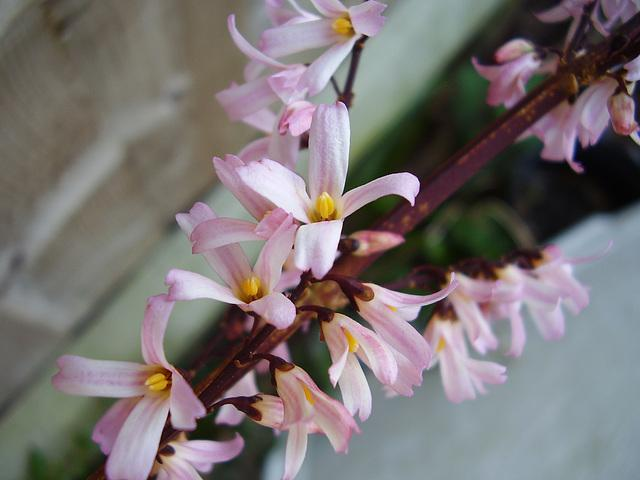
#> input picture python-code/opengl-learning/resources/images/f2.jpg, 640 x 480 px, found by its file name
$ jupyter execute '2.48Canny边缘检测算法.ipynb'   (shell and % lines are left out)
#> lines starting #> are read from the running program, lines starting #| are printed output that depends on the picture; after the words box and inside, x2 and y2 are one past the last pixel; in counts of white or black regions, pixels touching at a corner belong together
# Canny边缘检测算法

[cell 1]
#coding:utf-8
import numpy as np
import cv2
import matplotlib.pyplot as plt
import pandas as pd
from pandas import DataFrame
import numpy, scipy, scipy.ndimage
from scipy.ndimage import filters
from scipy.ndimage import measurements
from numpy import *
from PIL import Image, ImageFilter

[cell 2]
src = cv2.cvtColor(cv2.imread('../datas/f2.jpg'),cv2.COLOR_BGR2RGB)

[cell 3]
# 梯度计算
# Sobel or Prewit gradient
def gradient(image, type=0):
    if type==0:
        Ix = filters.sobel(image, axis=1)
        Iy = filters.sobel(image, axis=0)
        return Ix, Iy
    else:
        Ix = filters.prewitt(image, axis=1)
        Iy = filters.prewitt(image, axis=0)
    return Ix, Iy

# gradient magnitudes and directions of a grayscale image, Gd: [-pi/2, +pi/2]
def gray_gradient(image):
    Gx, Gy = gradient(image)
    Gm = sqrt(Gx**2+Gy**2)
    Gd = arctan2(Gy, Gx)
    Gd[Gd > 0.5*numpy.pi] -= numpy.pi
    Gd[Gd < -0.5*numpy.pi] += numpy.pi
    return Gm, Gd

# using the same approach of color gradient mag-ori computation for a gray image
# [64 lines left out: functions gray_gradient_tensor, multi_gradient, not called in this run]

# maximum gradient for each pixel in all the channels
def multi_gradient_max(imgs):
    N=len(imgs)
    Gm,Gd = gray_gradient(imgs[0])
    for i in range(1, N):
        Gm2, Gd2 = gray_gradient(imgs[i])
        ind= Gm2>Gm
        Gm[ind] = Gm2[ind]
        Gd[ind] = Gd2[ind]
    return Gm, Gd

# gradient magnitude from an RGB image
# type: 0 (color tensor), else (max)
def rgb_gradient(image, gtype=0, sigma=0.5):
    r = image[:,:,0].astype('float32')
    g = image[:,:,1].astype('float32')
    b = image[:,:,2].astype('float32')

    imgs=[]
    imgs.append(r)
    imgs.append(g)
    imgs.append(b)

    if gtype == 0:
        return multi_gradient(imgs, sigma)
    else:
        return multi_gradient_max(imgs)

[cell 4]
# 获取分位数
# [16 lines left out: function getFractile, not called in this run]

# 非极大值抑制
## nonmaximum suppression
# Gm: gradient magnitudes
# Gd: gradient directions, -pi/2 to +pi/2
# return: nms, gradient magnitude if local max, 0 otherwise
def nonmaxsupress(Gm, Gd, th=1.0):
    nms = zeros(Gm.shape, Gm.dtype)
    h,w = Gm.shape
    for x in range(1, w-1):
        for y in range(1, h-1):
            mag = Gm[y,x]
            if mag < th: continue
            teta = Gd[y,x]
            dx, dy = 0, -1      # abs(orient) >= 1.1781, teta < -67.5 degrees and teta > 67.5 degrees
            if abs(teta) <= 0.3927: dx, dy = 1, 0       # -22.5 <= teta <= 22.5
            elif teta < 1.1781 and teta > 0.3927: dx, dy = 1, 1     # 22.5 < teta < 67.5 degrees
            elif teta > -1.1781 and teta < -0.3927: dx, dy = 1, -1  # -67.5 < teta < -22.5 degrees
            if mag > Gm[y+dy,x+dx] and mag > Gm[y-dy,x-dx]: nms[y,x] = mag
    return nms

# 滞后阈值
def hysteresisThreshold(nms, thLow, thHigh, binaryEdge = True):
    labels, n = measurements.label(nms > thLow, structure=ones((3,3)))
    for i in range(1, n):
        upper = amax(nms[labels==i])
        if upper < thHigh: labels[labels==i] = 0
    if binaryEdge: return 255*(labels>0)
    else: return nms*(labels>0)

# [8 lines left out: function detect_gray, not called in this run]

def detect_rgb(image, thLow, thHigh, gtype=0, binaryEdge=True):
    Gm, Gd = rgb_gradient(image, gtype)
    #print 'Gm max:', Gm.max(), mean(Gm)
    nms = nonmaxsupress(Gm, Gd, th=1.0)
    #fr = getFractile(nms, th=1.0, fraction=0.50, bins=255)
    #print 'Fractile:', fr, thLow, thHigh
    edge = hysteresisThreshold(nms, thLow, thHigh, binaryEdge)
    return edge, nms

# [8 lines left out: function detect_multichannel, not called in this run]

[cell 5]
sigma = 2.0
image = scipy.ndimage.filters.gaussian_filter(src, sigma)
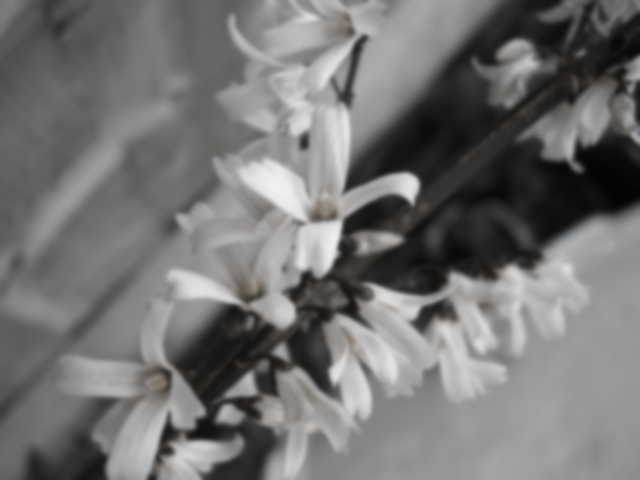
#> image: shape (480, 640, 3); mean R, G, B 115.3, 114.9, 114.5
imgMax=image.max()
#> imgMax = 242
if imgMax > 255:
    image *= (255.0/65535)
tlow=0
thigh=255
edge,_ = detect_rgb(image, tlow, thigh, 1)
#> in multi_gradient_max, `N=len(imgs)`: N = 3
#> in gradient, `Iy = filters.sobel(image, axis=0)`:
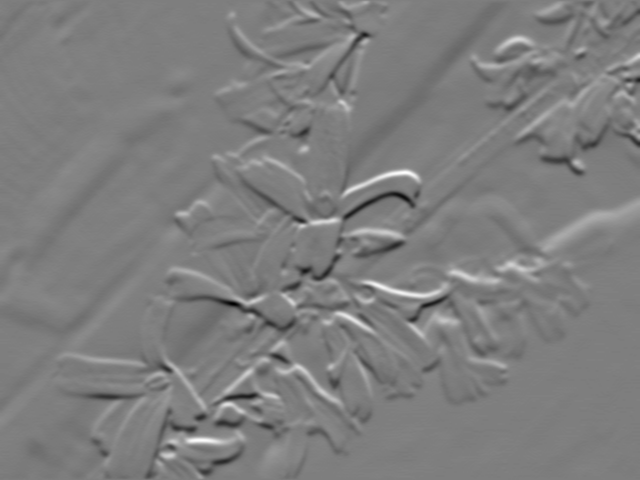
#> Iy: shape (480, 640) float32; min -265, max 270, mean 0.2; drawn with min black and max white
#> in gray_gradient, `Gd[Gd > 0.5*numpy.pi] -= numpy.pi`:
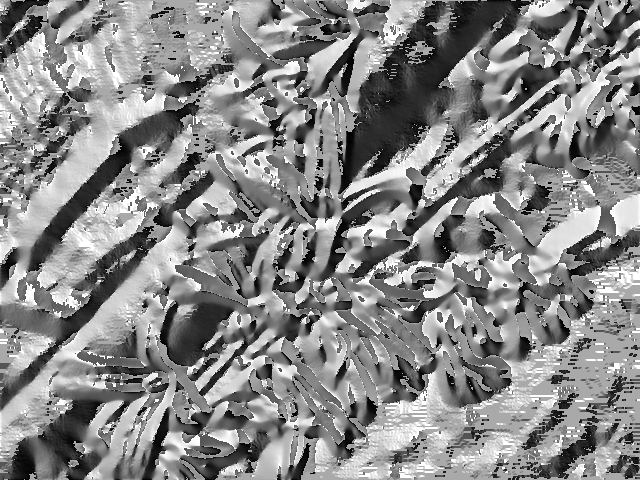
#> Gd: shape (480, 640) float32; min -3.14, max 1.57, mean -0.624; drawn with min black and max white
#> the loop in multi_gradient_max, `for i in range(1, N):` made 2 passes
#> pass 1, in gray_gradient (call 2), `Gd = arctan2(Gy, Gx)`:
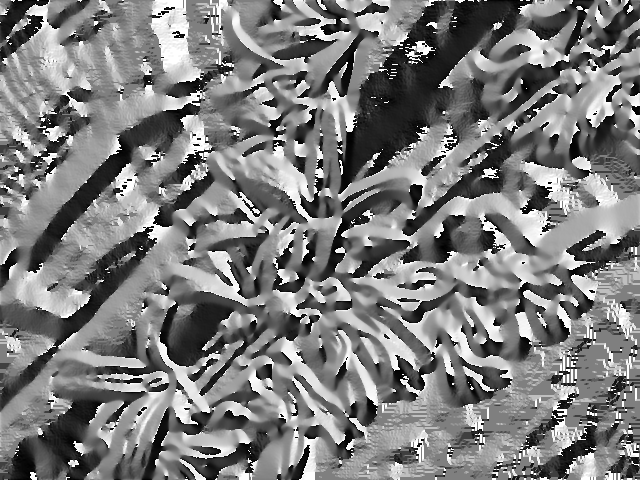
#> Gd: shape (480, 640) float32; min -3.14, max 3.14, mean -0.0617; drawn with min black and max white
#> after the loop in multi_gradient_max, `for i in range(1, N):`:
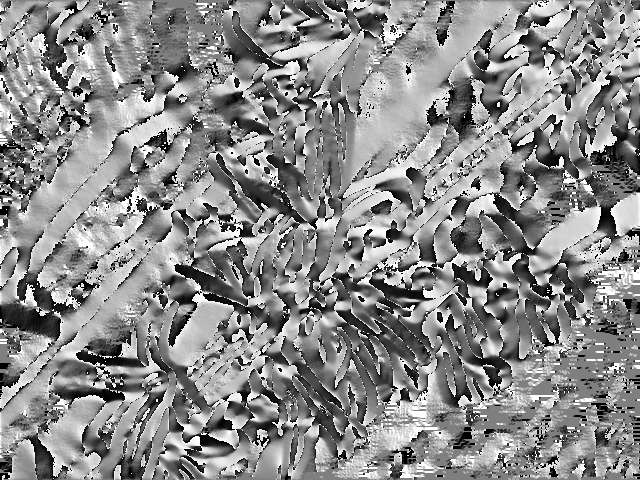
#> Gd: shape (480, 640) float32; min -1.57, max 1.57, mean 0.141; drawn with min black and max white
#> after the loop in nonmaxsupress, `for x in range(1, w-1):`:
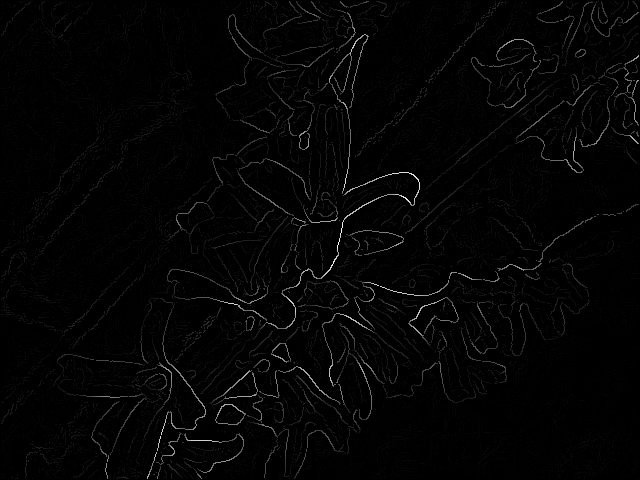
#> nms: shape (480, 640) float32; min 0, max 315, mean 5; drawn with min black and max white
#> in hysteresisThreshold, `labels, n = measurements.label(nms > thLow, structure=ones((3,3)))`:
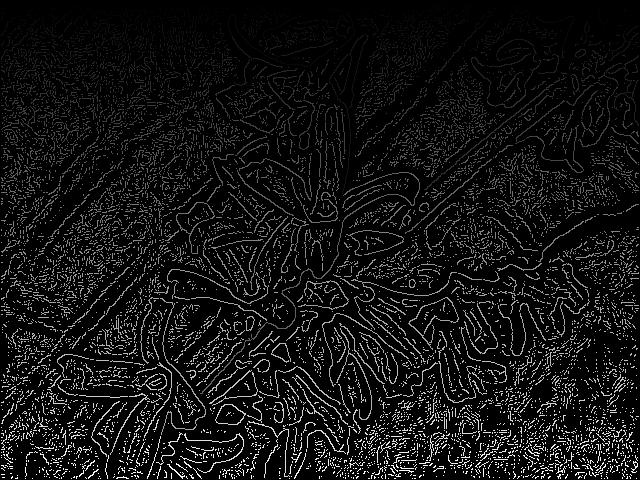
#> labels: shape (480, 640) int32; min 0, max 9277, mean 687.4; drawn with min black and max white
#> in hysteresisThreshold, `labels, n = measurements.label(nms > thLow, structure=ones((3,3)))`: n = 9277
#> the loop in hysteresisThreshold, `for i in range(1, n):` made 9276 passes
#> upper on passes 1 to 3: 11.05, 7.07, 18.44
#> after the loop in hysteresisThreshold, `for i in range(1, n):`:
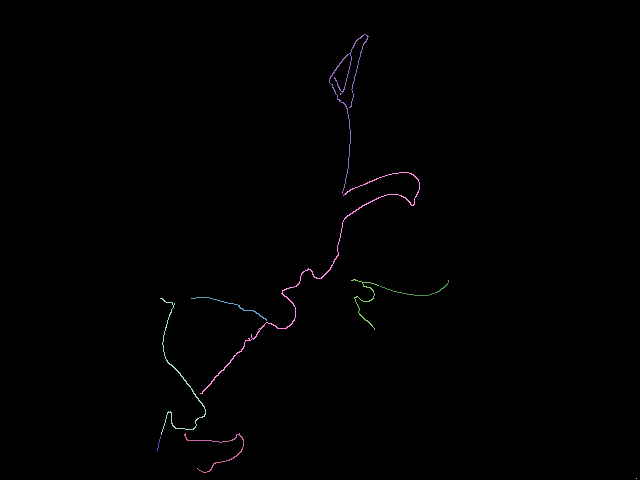
#> labels: shape (480, 640) int32; 10 distinct labels, from 0 to 9277; one colour per label, 0 black
#> in hysteresisThreshold, `if binaryEdge: return 255*(labels>0)`:
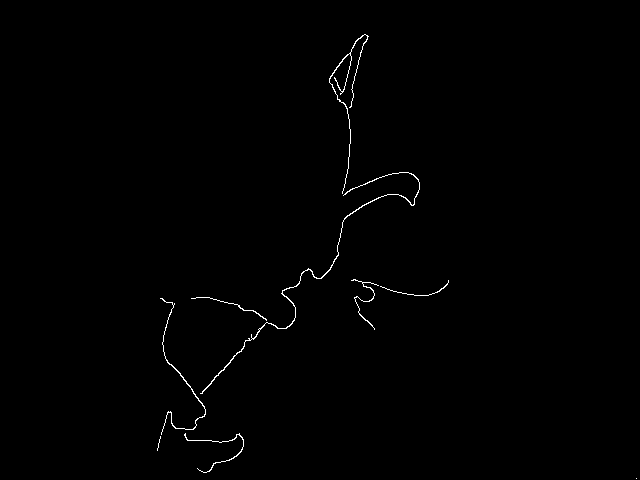
#> returned value: shape (480, 640) int64; 0.54% white in thin lines or dots, all inside (x1, y1, x2, y2) = (157, 34, 637, 479)

[cell 6]
plt.subplot(121)
plt.imshow(src)
plt.title('SRC')
plt.subplot(122)
plt.imshow(cv2.convertScaleAbs(edge * 65535 / 255),'gray')
plt.title('Canny Edge')
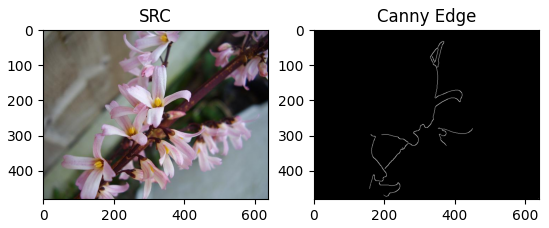
#> figure drawn by matplotlib, 2 panels

$ run again, with python-code/opengl-learning/resources/images/f1.jpg copied over python-code/opengl-learning/resources/images/f2.jpg
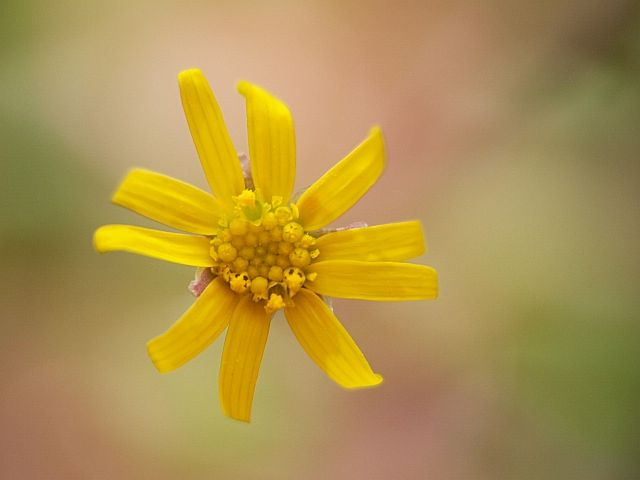
#> input picture python-code/opengl-learning/resources/images/f1.jpg, 640 x 480 px, found by its file name
#> imgMax = 189
#> N = 3
#> n = 15027
#> the loop in hysteresisThreshold, `for i in range(1, n):` made 15026 passes
#> upper on passes 1 to 3: 8, 8, 4.47
#> after the loop in hysteresisThreshold, `for i in range(1, n):`:
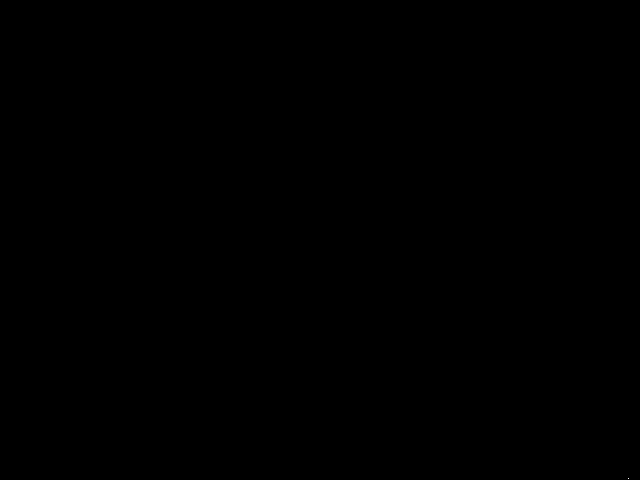
#> labels: shape (480, 640) int32; values 0 (black) and 15027 (white), 0% white in thin lines or dots, all inside (x1, y1, x2, y2) = (628, 478, 629, 479)
#> `[cell 6] plt.subplot(121) plt.imshow(src) plt.title('SRC') plt.subplot..`:
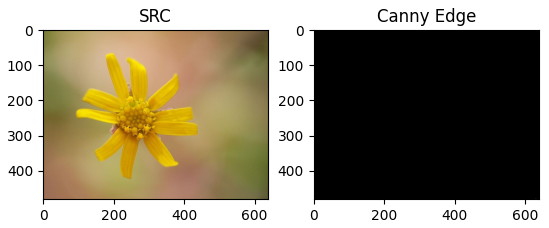
#> figure drawn by matplotlib, 2 panels

$ run again, with python-code/opengl-learning/resources/images/f3.jpg copied over python-code/opengl-learning/resources/images/f2.jpg
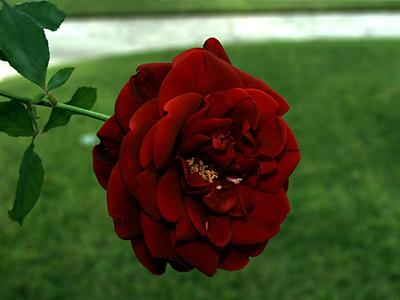
#> input picture python-code/opengl-learning/resources/images/f3.jpg, 400 x 300 px, found by its file name
#> imgMax = 253
#> N = 3
#> n = 3607
#> the loop in hysteresisThreshold, `for i in range(1, n):` made 3606 passes
#> upper on passes 1 to 3: 82.39, 59.62, 5.83
#> `[cell 6] plt.subplot(121) plt.imshow(src) plt.title('SRC') plt.subplot..`:
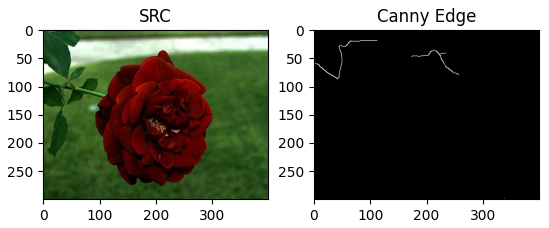
#> figure drawn by matplotlib, 2 panels
